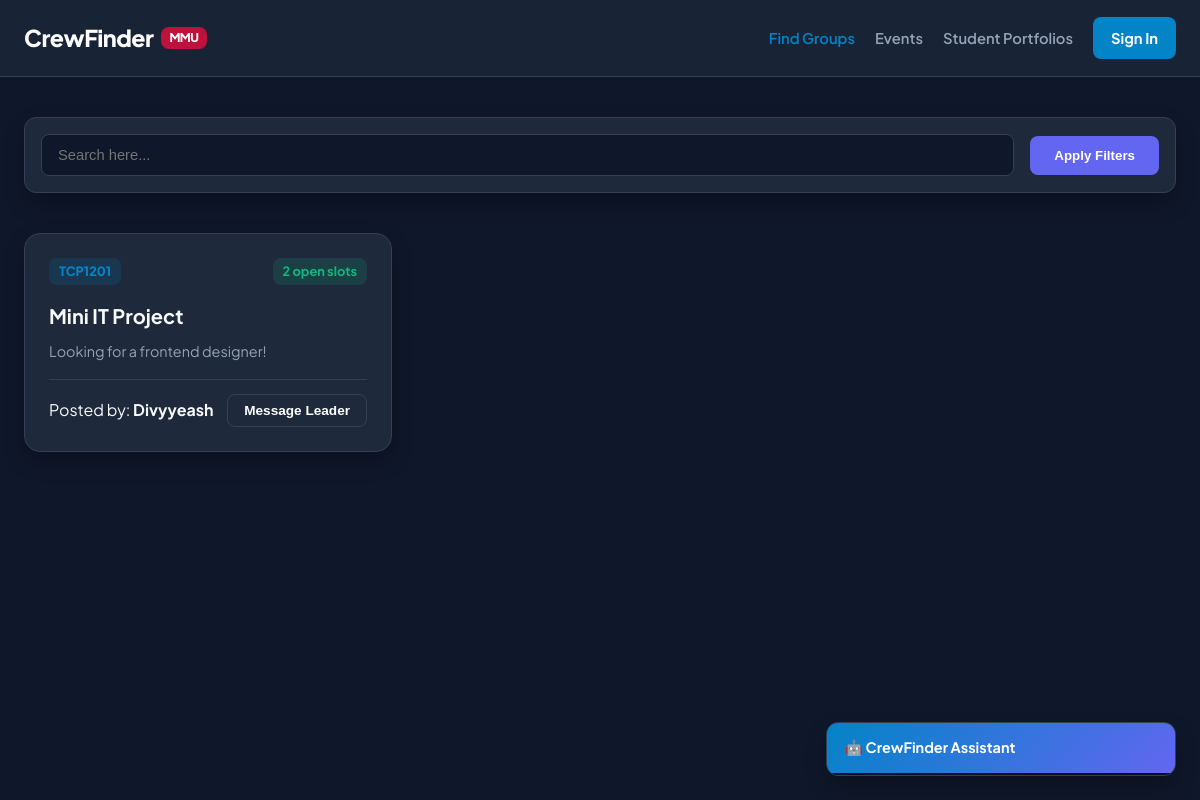
The page / on the database its author committed.
### models.py (models this page shows, shortened)
class Project(db.Model):
    id = db.Column(db.Integer, primary_key=True)
    subject_code = db.Column(db.String(10), nullable=False)
    title = db.Column(db.String(100), nullable=False)
    description = db.Column(db.Text, nullable=False)
    tags = db.Column(db.String(100), nullable=False)
    slots_open = db.Column(db.Integer, default=2)
    user_id = db.Column(db.Integer, db.ForeignKey('user.id'), nullable=False)
    date_posted = db.Column(db.DateTime, default=datetime.utcnow)

class User(db.Model, UserMixin):
    id = db.Column(db.Integer, primary_key=True)
    username = db.Column(db.String(50), unique=True, nullable=False)
    email = db.Column(db.String(120), unique=True, nullable=False)
    password_hash = db.Column(db.String(256), nullable=False)
    course = db.Column(db.String(100), default="Not specified yet")
    semester = db.Column(db.String(50), default="Not specified yet")
    skills = db.Column(db.String(200), default="None listed yet")
    bio = db.Column(db.Text, default="No bio written yet.")
    avatar_name = db.Column(db.String(50), default="bottts")
    projects = db.relationship('Project', backref='author', lazy=True)
    events = db.relationship('Event', backref='creator', lazy=True)

### app.py (the view, shortened to what this page needs)
@app.route('/')
def index():
    search = request.args.get('search', '').strip() #Get the search query from the request query parameters-after the ? in url. If no search query is provided, default to an empty string. The .strip() method is used to remove any leading or trailing whitespace from the search query, ensuring that the search functionality works correctly even if the user accidentally adds extra spaces before or after their input.
    course_filter = request.args.get('course', '') #Get the course filter from the request query parameters-after the ? in url. If no course filter is provided, default to an empty string. This allows users to filter profiles based on their course of study.
    skill_filter = request.args.get('skill', '') #Get the skill filter from the request query parameters-after the ? in url. If no skill filter is provided, default to an empty string. This allows users to filter profiles based on their skills.
    current_tab = request.args.get('tab', 'groups') #Get the current tab from the request query parameters-after the ? in url. If no tab is specified, default to 'groups'. This allows the application to remember which tab the user was on when they performed a search or applied filters.
    group_query = Project.query   #Start looking at the Project table.
    if search:
        group_query = group_query.filter(Project.title.contains(search) | Project.subject_code.contains(search)) #Find groups where the title OR subject code contains the search word.
    groups = group_query.order_by(Project.date_posted.desc()).all() #Order the groups by the date they were posted, with the newest ones first, and get all of them.
    event_query = Event.query
    if search:
        event_query = event_query.filter(Event.title.contains(search) | Event.description.contains(search))
    events = event_query.order_by(Event.date_created.desc()).all()
    profile_query = User.query
    if skill_filter:
        profile_query = profile_query.filter(User.skills.contains(skill_filter))
    if search:
        profile_query = profile_query.filter(User.username.contains(search) | User.skills.contains(search))
    profiles = profile_query.all()
    all_courses = sorted(list(set([u.course for u in User.query.all() if u.course and u.course != "Not specified yet"]))) #user.query.all() retrieves all user profiles from the database,u.course() extracts the course field from each profile, set() filters out any empty or default values,removes duplicates by converting to a set, sorted()sorts the unique courses alphabetically, and list()converts it back to a list. The resulting all_courses variable will contain a sorted list of unique courses that users have specified in their profiles, which can be used to populate the course filter dropdown in the UI.
    all_skills = sorted(list(set([s.strip() for u in User.query.all() if u.skills for s in u.skills.split(',') if u.skills != "None listed yet"]))) #This line retrieves all user profiles from the database, extracts the skills field from each profile, splits the skills by comma, strips any leading/trailing whitespace, filters out any empty values, removes duplicates by converting to a set, sorts the unique skills alphabetically, and converts it back to a list. The resulting all_skills variable will contain a sorted list of unique skills that users have specified in their profiles, which can be used to populate the skill filter dropdown in the UI.
    return render_template('index.html',
                           groups=groups, events=events, profiles=profiles,
                           all_courses=all_courses, all_skills=all_skills,
                           search_query=search, course_filter=course_filter, skill_filter=skill_filter,
                           current_tab=current_tab)

### templates/index.html (shortened to what this page needs)
<!DOCTYPE html>
<html lang="en">
<head>
    <link rel="stylesheet" href="{{ url_for('static', filename='style.css') }}">
</head>
<body class="dashboard-body">
    <nav class="navbar">
        <div class="nav-container">
            <a href="{{ url_for('index') }}" class="nav-logo">CrewFinder <span class="mmu-tag">MMU</span></a>
            <div class="nav-links">
                <a href="{{ url_for('index', tab='groups') }}" class="{% if current_tab == 'groups' %}active{% endif %}">Find Groups</a>
                <a href="{{ url_for('index', tab='events') }}" class="{% if current_tab == 'events' %}active{% endif %}">Events</a>
                <a href="{{ url_for('index', tab='profiles') }}" class="{% if current_tab == 'profiles' %}active{% endif %}">Student Portfolios</a>
                {% if current_user.is_authenticated %}
                    <a href="{{ url_for('create_profile') }}">My Profile</a>
                    <a href="#" onclick="openWindow('groupModal', true)">Post Group</a>
                    <a href="#" onclick="openWindow('eventModal', true)">Post Event</a>
                    <span class="user-pill">👤 {{ current_user.username }}</span>
                    <a href="{{ url_for('logout') }}" class="btn-nav-login logout-btn">Logout</a>
                {% else %}
                    <a href="{{ url_for('login') }}" class="btn-nav-login">Sign In</a>
                {% endif %}
            </div>
        </div>
    </nav>
    <main class="dashboard-container">
        <form method="GET" action="{{ url_for('index') }}" class="search-filter-section">
            <div class="search-box">
                <input type="text" name="search" value="{{ search_query }}" placeholder="Search here...">
            </div>
            <button type="submit" class="btn-filter-search">Apply Filters</button>
        </form>
        {% if current_tab == 'groups' %}
        <section class="listings-section">
            <div class="listings-grid">
                {% for group in groups %}
                <div class="project-card">
                    <div class="card-header">
                        <span class="subject-badge">{{ group.subject_code }}</span>
                        <span class="spots-badge open">{{ group.slots_open }} open slots</span>
                    </div>
                    <h3>{{ group.title }}</h3>
                    <p class="project-desc">{{ group.description }}</p>
                    <div class="card-footer">
                        <span>Posted by: <strong>{{ group.author.username }}</strong></span>
                        <button class="btn-join" onclick="startChat('{{ group.author.username }}')">Message Leader</button>
                    </div>
                </div>
                {% endfor %}
            </div>
        </section>
        {% endif %}
    </main>
    <div class="chat-widget" id="aiChatBox">
        <div class="chat-header" onclick="toggleAIChat()"><h4>🤖 CrewFinder Assistant</h4></div>
        <div class="chat-body" id="aiChatBody">
        </div>
    </div>
</body>
</html>

### static/style.css (style rules this page uses)
:root { --primary: #0284c7; --primary-hover: #0369a1; --secondary: #6366f1; --event-accent: #f59e0b; --bg-dashboard: #0f172a; --bg-card: #1e293b; --text-main: #f8fafc; --text-muted: #94a3b8; --border-color: #334155; --success: #10b981; --radius-lg: 16px; --radius-md: 12px; --radius-sm: 8px; --shadow-main: 0 10px 25px -5px rgba(0, 0, 0, 0.4); --transition: all 0.2s ease-in-out; }
* { margin: 0; padding: 0; box-sizing: border-box; }
body { font-family: 'Plus Jakarta Sans', sans-serif; background-color: var(--bg-dashboard); color: var(--text-main); line-height: 1.5; }
.navbar { background: rgba(30, 41, 59, 0.75); backdrop-filter: blur(16px); -webkit-backdrop-filter: blur(16px); border-bottom: 1px solid var(--border-color); position: sticky; top: 0; z-index: 100; }
.nav-container { max-width: 1280px; margin: 0 auto; padding: 0 24px; height: 76px; display: flex; justify-content: space-between; align-items: center; }
.nav-logo { font-size: 1.45rem; font-weight: 800; color: white; text-decoration: none; letter-spacing: -0.5px; display: flex; align-items: center; gap: 8px; }
.mmu-tag { background: #be123c; color: white; font-size: 0.75rem; padding: 2px 8px; border-radius: var(--radius-sm); font-weight: 800; }
.nav-links { display: flex; align-items: center; gap: 20px; }
.nav-links a { color: var(--text-muted); text-decoration: none; font-weight: 600; font-size: 0.92rem; transition: var(--transition); }
.nav-links a:hover, .nav-links a.active { color: var(--primary); }
.btn-nav-login { background-color: var(--primary); color: white !important; padding: 10px 18px; border-radius: var(--radius-sm); font-weight: 700 !important; }
.dashboard-container { max-width: 1280px; margin: 0 auto; padding: 40px 24px; }
.search-filter-section { background-color: var(--bg-card); border: 1px solid var(--border-color); padding: 16px; border-radius: var(--radius-md); display: flex; gap: 16px; margin-bottom: 40px; align-items: center; box-shadow: var(--shadow-main); }
.search-box { flex: 1; }
.search-box input { width: 100%; background-color: var(--bg-dashboard); border: 1px solid var(--border-color); padding: 12px 16px; border-radius: var(--radius-sm); color: white; font-size: 0.92rem; outline: none; }
.btn-filter-search { background-color: var(--secondary); color: white; border: none; font-weight: 700; padding: 12px 24px; border-radius: var(--radius-sm); cursor: pointer; transition: var(--transition); }
.listings-grid { display: grid; grid-template-columns: repeat(auto-fill, minmax(360px, 1fr)); gap: 24px; }
.project-card { background-color: var(--bg-card); border: 1px solid var(--border-color); border-radius: var(--radius-lg); padding: 24px; display: flex; flex-direction: column; box-shadow: var(--shadow-main); transition: var(--transition); }
.card-header { display: flex; justify-content: space-between; align-items: center; margin-bottom: 16px; }
.subject-badge { background-color: rgba(2, 132, 199, 0.15); color: var(--primary); font-size: 0.8rem; font-weight: 800; padding: 4px 10px; border-radius: var(--radius-sm); }
.spots-badge { font-size: 0.8rem; font-weight: 700; padding: 4px 10px; border-radius: var(--radius-sm); }
.spots-badge.open { background-color: rgba(16, 185, 129, 0.15); color: var(--success); }
.project-card h3 { font-size: 1.25rem; font-weight: 700; margin-bottom: 10px; }
.project-desc { color: var(--text-muted); font-size: 0.9rem; margin-bottom: 16px; flex-grow: 1; }
.card-footer { border-top: 1px solid var(--border-color); padding-top: 14px; display: flex; justify-content: space-between; align-items: center; }
.btn-join { background: transparent; border: 1px solid var(--border-color); color: white; padding: 8px 16px; border-radius: var(--radius-sm); font-weight: 700; font-size: 0.85rem; cursor: pointer; transition: var(--transition); }
.chat-widget { position: fixed; bottom: 24px; right: 24px; width: 350px; height: 54px; background: var(--bg-card); border: 1px solid var(--border-color); border-radius: var(--radius-md); box-shadow: var(--shadow-main); transition: all 0.3s cubic-bezier(0.16, 1, 0.3, 1); overflow: hidden; z-index: 1000; }
.chat-header { background: linear-gradient(135deg, var(--primary), var(--secondary)); padding: 14px 18px; cursor: pointer; }
.chat-header h4 { color: white; font-size: 0.9rem; font-weight: 700; }
.chat-body { height: calc(100% - 108px); padding: 16px; overflow-y: auto; display: flex; flex-direction: column; gap: 10px; background-color: #0b0f19; }

### rows shown on the page
Project: subject_code "TCP1201", slots_open "2", title "Mini IT Project", description "Looking for a frontend designer!", author.username "Divyyeash"
